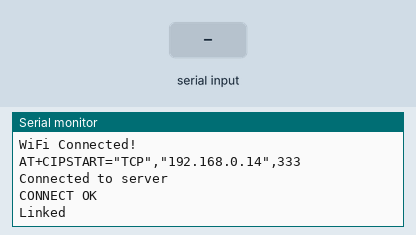
This sketch was run on a simulated Arduino Mega 2560, built with avr-gcc and run on an emulated ATmega2560. On the bench: the last lines printed to the serial monitor. The inputs (shaded band) are chosen by the test bench. The modem accepts every AT command (registered, SIM ready, sends succeed) and sends nothing else.

Above: at 17.2 s.
17.3 s: "1" received over the second serial link
At 18.2 s:
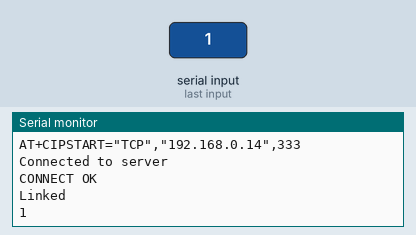
18.8 s: "0" received over the second serial link
At 19.3 s:
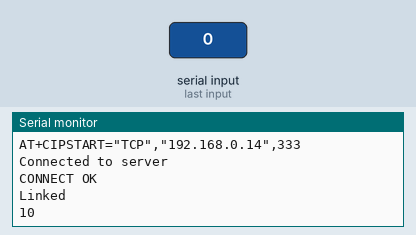

Measured:
- after the input at 17.3 s, the serial monitor: prints a new line at once (image 1)
- after the input at 18.8 s, the serial monitor: prints a new line at once (image 2)

The sketch:

InitialTest.ino
```cpp
// Time options
#define   SENSOR_TIME     10000 // 10 seconds

// Wifi Options
#define SSID "Juan's Wi-Fi Network";
#define SSID_PWD "Ragnarok189";
#define SERVER_IP "192.168.0.14"
#define SERVER_PORT "333"

//Time
unsigned long volatile sensor_timeStamp = 0;
String cmd;

bool sendData(String data, char* validation){
  Serial.println(data);
  Serial1.println(data);

  if (Serial1.find(validation)) {
    Serial1.read();
    return true;
  } else {
    Serial1.read();
    return false;
  }
}

void setup()  {
  //Serial port setup
  Serial.begin(9600);
  Serial1.begin(115200);
  Serial1.setTimeout(20000);
  delay(10000);

  //ESP module reset
  if (sendData("AT+RST","ready") ) {
    Serial.println("Module is ready");
  } else {
    Serial.println("Module is not ready");
  }
  delay(2000);

  //Wifi Connection
  cmd = "AT+CWJAP=\"";
  cmd += SSID;
  cmd += "\",\"";
  cmd += SSID_PWD;
  cmd += "\"";

  if (sendData(cmd,"OK")) {
    Serial.println("WiFi Connected!");
  } else {
    Serial.println("WiFi not ready");
  }
  delay(2000);
  //Serial.write("AT+CWJAP=\"Juan's Wi-Fi Network\",\"Ragnarok189\"");


  //TCP Server Connection
  cmd = "AT+CIPSTART=\"TCP\",\"";
  cmd += SERVER_IP;
  cmd += "\",";
  cmd += SERVER_PORT;

  if (sendData(cmd,"OK")) {
    Serial.println("Connected to server");
  } else {
    Serial.println("Server connection problems");
  }
  delay(2000);
  //Serial.write("AT+CIPSTART=\"TCP\",\"192.168.0.14\",333");
}

void loop()  {
   if (Serial1.available()) {
      int inByte = Serial1.read();
      Serial.write(inByte);
   }

  if (Serial.available()) {
     int inByte = Serial.read();
     Serial1.write(inByte);
  }

  //Sensor Updates! in main loop
  if ( ((millis() - sensor_timeStamp) >= SENSOR_TIME) || ( ((millis() - sensor_timeStamp) < 0 ) ) ){

    //Serial1.println("AT");

    //Reset timestamp
    sensor_timeStamp = millis();
    }

}
```
